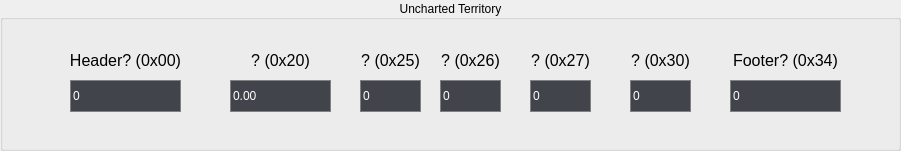
  <widget class="QGroupBox" name="UnknownGroupBox">
   <property name="geometry">
    <rect>
     <x>10</x>
     <y>380</y>
     <width>901</width>
     <height>151</height>
    </rect>
   </property>
   <property name="title">
    <string>Uncharted Territory</string>
   </property>
   <property name="alignment">
    <set>Qt::AlignCenter</set>
   </property>
   <widget class="QLabel" name="Unk20Lbl">
    <property name="geometry">
     <rect>
      <x>230</x>
      <y>50</y>
      <width>101</width>
      <height>21</height>
     </rect>
    </property>
    <property name="font">
     <font>
      <pointsize>12</pointsize>
     </font>
    </property>
    <property name="toolTip">
     <string>&lt;html&gt;&lt;head/&gt;&lt;body&gt;&lt;p&gt;A floating-point parameter located at offset 0x20.&lt;/p&gt;&lt;p&gt;It is currently unknown what this parameter does.&lt;/p&gt;&lt;/body&gt;&lt;/html&gt;</string>
    </property>
    <property name="text">
     <string>? (0x20)</string>
    </property>
    <property name="alignment">
     <set>Qt::AlignCenter</set>
    </property>
   </widget>
   <widget class="QDoubleSpinBox" name="Unk20Box">
    <property name="geometry">
     <rect>
      <x>230</x>
      <y>80</y>
      <width>101</width>
      <height>32</height>
     </rect>
    </property>
    <property name="styleSheet">
     <string notr="true">background-color:rgb(65,69,75);color:white;border: 1 solid grey;</string>
    </property>
    <property name="buttonSymbols">
     <enum>QAbstractSpinBox::NoButtons</enum>
    </property>
    <property name="minimum">
     <double>-340282346638528859811704183484516925440.000000000000000</double>
    </property>
    <property name="maximum">
     <double>340282346638528859811704183484516925440.000000000000000</double>
    </property>
   </widget>
   <widget class="QSpinBox" name="Unk26Box">
    <property name="geometry">
     <rect>
      <x>440</x>
      <y>80</y>
      <width>61</width>
      <height>32</height>
     </rect>
    </property>
    <property name="styleSheet">
     <string notr="true">background-color:rgb(65,69,75);color:white;border: 1 solid grey;</string>
    </property>
    <property name="buttonSymbols">
     <enum>QAbstractSpinBox::NoButtons</enum>
    </property>
    <property name="minimum">
     <number>0</number>
    </property>
    <property name="maximum">
     <number>255</number>
    </property>
    <property name="value">
     <number>0</number>
    </property>
   </widget>
   <widget class="QLabel" name="Unk26Lbl">
    <property name="geometry">
     <rect>
      <x>440</x>
      <y>50</y>
      <width>61</width>
      <height>21</height>
     </rect>
    </property>
    <property name="font">
     <font>
      <pointsize>12</pointsize>
     </font>
    </property>
    <property name="toolTip">
     <string>&lt;html&gt;&lt;head/&gt;&lt;body&gt;&lt;p&gt;A 1-Byte parameter located at offset 0x26.&lt;/p&gt;&lt;p&gt;It is currently unknown what this parameter does.&lt;/p&gt;&lt;/body&gt;&lt;/html&gt;</string>
    </property>
    <property name="text">
     <string>? (0x26)</string>
    </property>
    <property name="alignment">
     <set>Qt::AlignCenter</set>
    </property>
   </widget>
   <widget class="QSpinBox" name="Unk27Box">
    <property name="geometry">
     <rect>
      <x>530</x>
      <y>80</y>
      <width>61</width>
      <height>32</height>
     </rect>
    </property>
    <property name="styleSheet">
     <string notr="true">background-color:rgb(65,69,75);color:white;border: 1 solid grey;</string>
    </property>
    <property name="buttonSymbols">
     <enum>QAbstractSpinBox::NoButtons</enum>
    </property>
    <property name="minimum">
     <number>0</number>
    </property>
    <property name="maximum">
     <number>255</number>
    </property>
    <property name="value">
     <number>0</number>
    </property>
   </widget>
   <widget class="QLabel" name="Unk27Lbl">
    <property name="geometry">
     <rect>
      <x>530</x>
      <y>50</y>
      <width>61</width>
      <height>21</height>
     </rect>
    </property>
    <property name="font">
     <font>
      <pointsize>12</pointsize>
     </font>
    </property>
    <property name="toolTip">
     <string>&lt;html&gt;&lt;head/&gt;&lt;body&gt;&lt;p&gt;A 1-Byte parameter located at offset 0x27.&lt;/p&gt;&lt;p&gt;It is currently unknown what this parameter does.&lt;/p&gt;&lt;/body&gt;&lt;/html&gt;</string>
    </property>
    <property name="text">
     <string>? (0x27)</string>
    </property>
    <property name="alignment">
     <set>Qt::AlignCenter</set>
    </property>
   </widget>
   <widget class="QSpinBox" name="HeaderBox">
    <property name="geometry">
     <rect>
      <x>70</x>
      <y>80</y>
      <width>111</width>
      <height>32</height>
     </rect>
    </property>
    <property name="styleSheet">
     <string notr="true">background-color:rgb(65,69,75);color:white;border: 1 solid grey;</string>
    </property>
    <property name="buttonSymbols">
     <enum>QAbstractSpinBox::NoButtons</enum>
    </property>
    <property name="minimum">
     <number>0</number>
    </property>
    <property name="maximum">
     <number>2147483647</number>
    </property>
    <property name="value">
     <number>0</number>
    </property>
   </widget>
   <widget class="QLabel" name="HeaderLbl">
    <property name="geometry">
     <rect>
      <x>70</x>
      <y>50</y>
      <width>111</width>
      <height>21</height>
     </rect>
    </property>
    <property name="font">
     <font>
      <pointsize>12</pointsize>
     </font>
    </property>
    <property name="toolTip">
     <string>&lt;html&gt;&lt;head/&gt;&lt;body&gt;&lt;p&gt;4 Bytes at the beginning of each parameter section.&lt;/p&gt;&lt;p&gt;What these influence is currently unknown.&lt;/p&gt;&lt;/body&gt;&lt;/html&gt;</string>
    </property>
    <property name="text">
     <string>Header? (0x00)</string>
    </property>
    <property name="alignment">
     <set>Qt::AlignCenter</set>
    </property>
   </widget>
   <widget class="QSpinBox" name="FooterBox">
    <property name="geometry">
     <rect>
      <x>730</x>
      <y>80</y>
      <width>111</width>
      <height>32</height>
     </rect>
    </property>
    <property name="styleSheet">
     <string notr="true">background-color:rgb(65,69,75);color:white;border: 1 solid grey;</string>
    </property>
    <property name="buttonSymbols">
     <enum>QAbstractSpinBox::NoButtons</enum>
    </property>
    <property name="minimum">
     <number>0</number>
    </property>
    <property name="maximum">
     <number>2147483647</number>
    </property>
    <property name="value">
     <number>0</number>
    </property>
   </widget>
   <widget class="QLabel" name="FooterLbl">
    <property name="geometry">
     <rect>
      <x>730</x>
      <y>50</y>
      <width>111</width>
      <height>21</height>
     </rect>
    </property>
    <property name="font">
     <font>
      <pointsize>12</pointsize>
     </font>
    </property>
    <property name="toolTip">
     <string>&lt;html&gt;&lt;head/&gt;&lt;body&gt;&lt;p&gt;4 Bytes at the end of each parameter section.&lt;/p&gt;&lt;p&gt;What these influence is currently unknown.&lt;/p&gt;&lt;/body&gt;&lt;/html&gt;</string>
    </property>
    <property name="text">
     <string>Footer? (0x34)</string>
    </property>
    <property name="alignment">
     <set>Qt::AlignCenter</set>
    </property>
   </widget>
   <widget class="QSpinBox" name="Unk30Box">
    <property name="geometry">
     <rect>
      <x>630</x>
      <y>80</y>
      <width>61</width>
      <height>32</height>
     </rect>
    </property>
    <property name="styleSheet">
     <string notr="true">background-color:rgb(65,69,75);color:white;border: 1 solid grey;</string>
    </property>
    <property name="buttonSymbols">
     <enum>QAbstractSpinBox::NoButtons</enum>
    </property>
    <property name="minimum">
     <number>0</number>
    </property>
    <property name="maximum">
     <number>255</number>
    </property>
    <property name="value">
     <number>0</number>
    </property>
   </widget>
   <widget class="QLabel" name="Unk30Lbl">
    <property name="geometry">
     <rect>
      <x>630</x>
      <y>50</y>
      <width>61</width>
      <height>21</height>
     </rect>
    </property>
    <property name="font">
     <font>
      <pointsize>12</pointsize>
     </font>
    </property>
    <property name="toolTip">
     <string>&lt;html&gt;&lt;head/&gt;&lt;body&gt;&lt;p&gt;A 1-Byte parameter located at offset 0x27.&lt;/p&gt;&lt;p&gt;It is currently unknown what this parameter does.&lt;/p&gt;&lt;/body&gt;&lt;/html&gt;</string>
    </property>
    <property name="text">
     <string>? (0x30)</string>
    </property>
    <property name="alignment">
     <set>Qt::AlignCenter</set>
    </property>
   </widget>
   <widget class="QSpinBox" name="Unk25Box">
    <property name="geometry">
     <rect>
      <x>360</x>
      <y>80</y>
      <width>61</width>
      <height>32</height>
     </rect>
    </property>
    <property name="styleSheet">
     <string notr="true">background-color:rgb(65,69,75);color:white;border: 1 solid grey;</string>
    </property>
    <property name="buttonSymbols">
     <enum>QAbstractSpinBox::NoButtons</enum>
    </property>
    <property name="minimum">
     <number>0</number>
    </property>
    <property name="maximum">
     <number>255</number>
    </property>
    <property name="value">
     <number>0</number>
    </property>
   </widget>
   <widget class="QLabel" name="Unk25Lbl">
    <property name="geometry">
     <rect>
      <x>360</x>
      <y>50</y>
      <width>61</width>
      <height>21</height>
     </rect>
    </property>
    <property name="font">
     <font>
      <pointsize>12</pointsize>
     </font>
    </property>
    <property name="toolTip">
     <string>&lt;html&gt;&lt;head/&gt;&lt;body&gt;&lt;p&gt;A 1-Byte parameter located at offset 0x26.&lt;/p&gt;&lt;p&gt;It is currently unknown what this parameter does.&lt;/p&gt;&lt;/body&gt;&lt;/html&gt;</string>
    </property>
    <property name="text">
     <string>? (0x25)</string>
    </property>
    <property name="alignment">
     <set>Qt::AlignCenter</set>
    </property>
   </widget>
  </widget>
